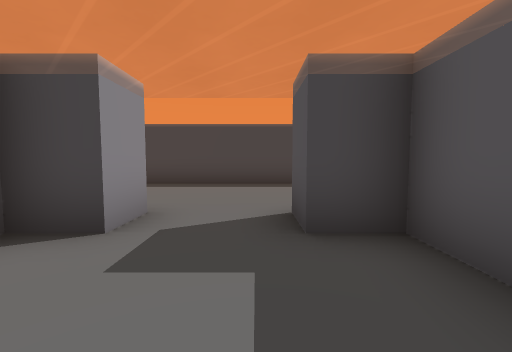
[1] (above)

23 first-person views from a walk through a scene from a Unity 3-D project. The camera is 1.5 m above the floor, tilts 4° down and sees 90° across. Doors are open. The floor is counted in squares, 2 m on a side. Each view is taken from the middle of a square. On the plan, view 1 faces up. The plan holds only what a view shows up to about 9 squares ahead; the rest is blank. The place goes on beyond the plan. The player character is not drawn.

[2]
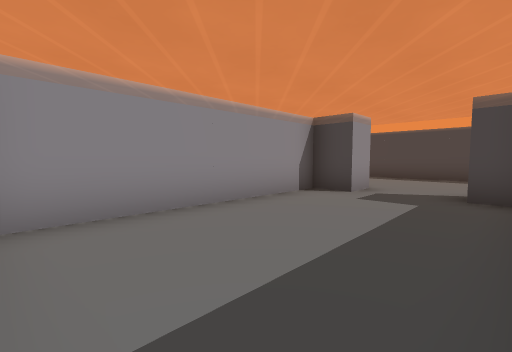

[3]
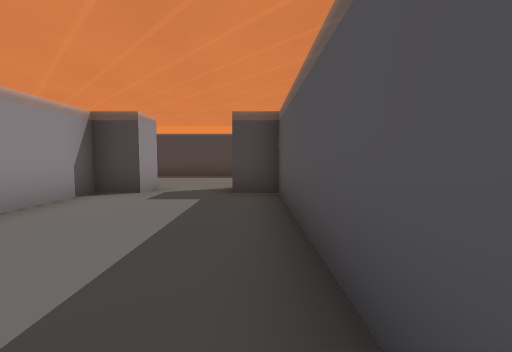

[4]
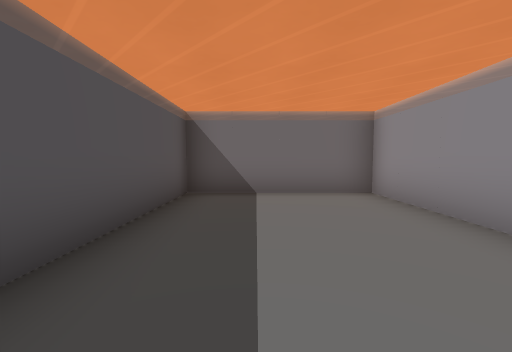

[5]
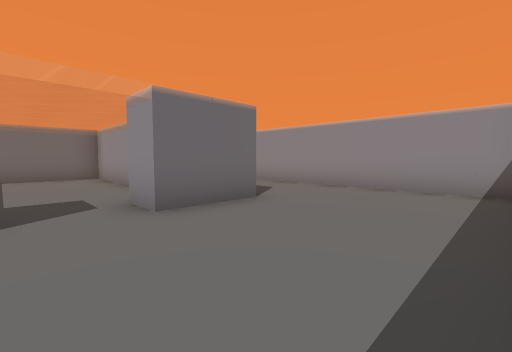

[6]
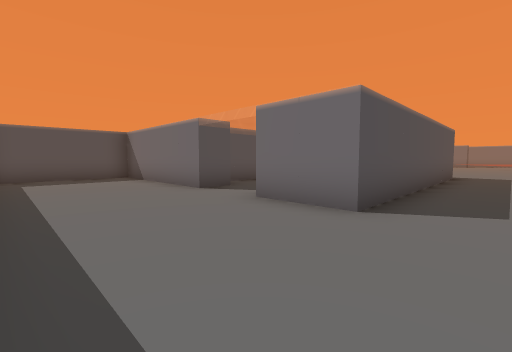

[7]
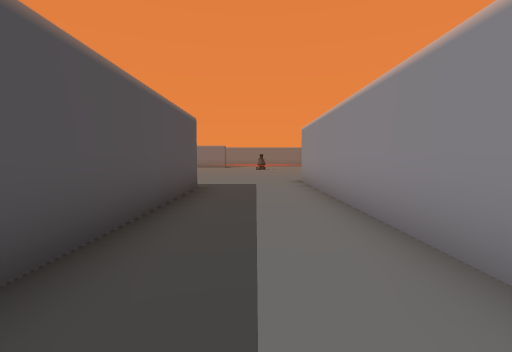

[8]
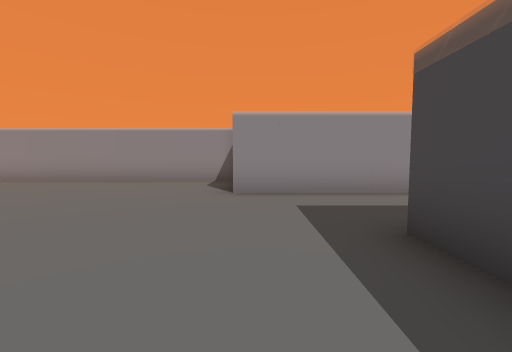

[9]
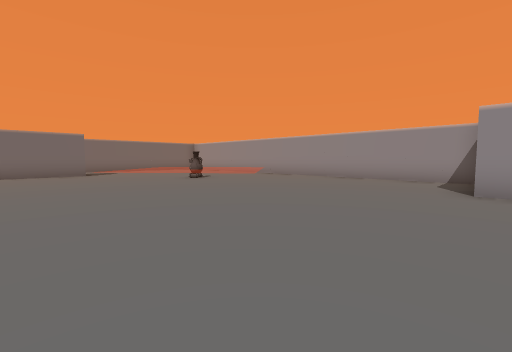

[10]
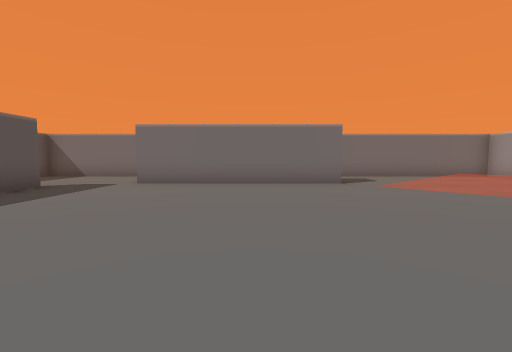

[11]
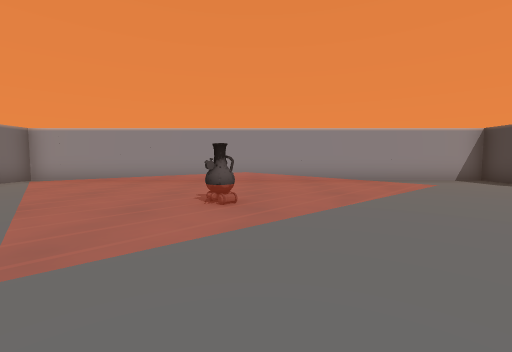

[12]
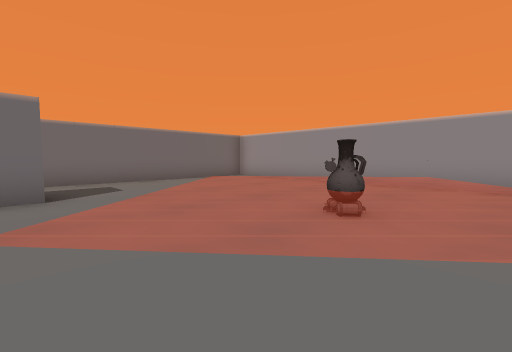

[13]
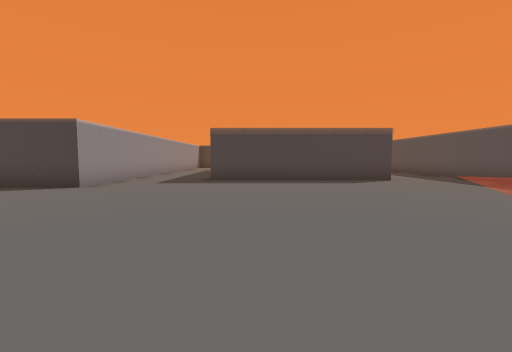

[14]
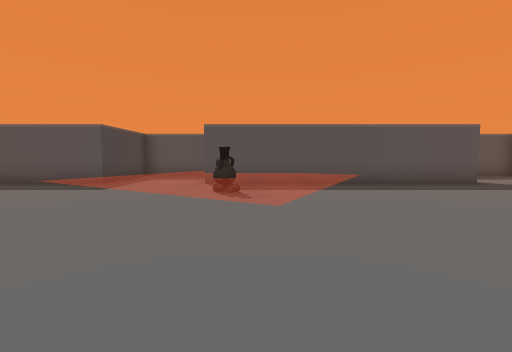

[15]
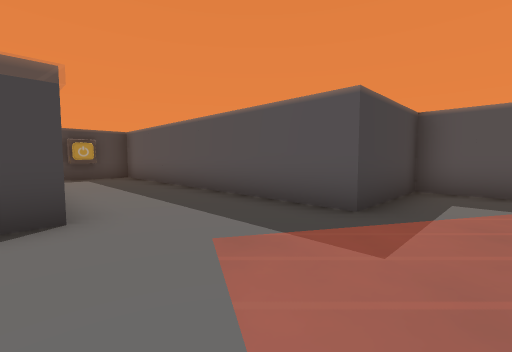

[16]
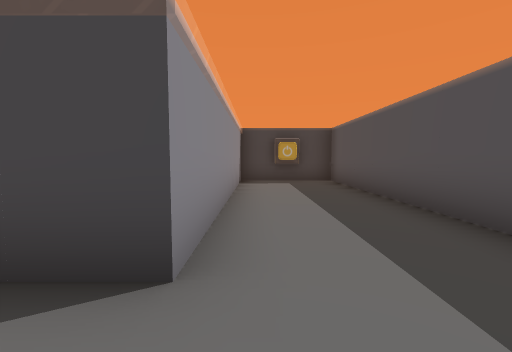

[17]
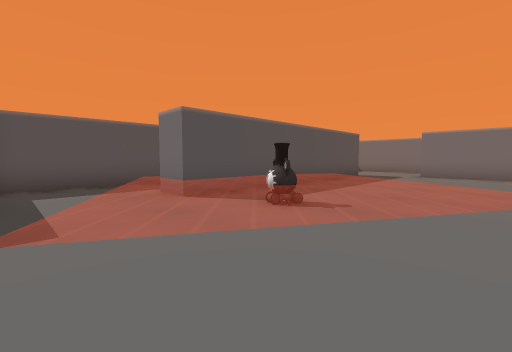

[18]
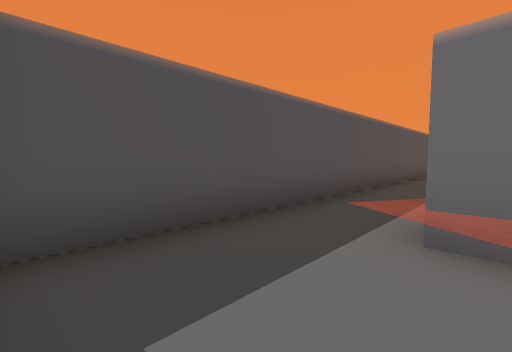

[19]
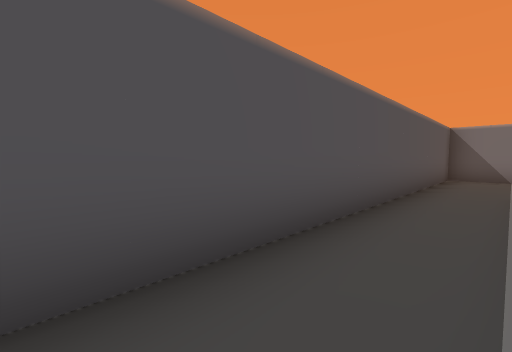

[20]
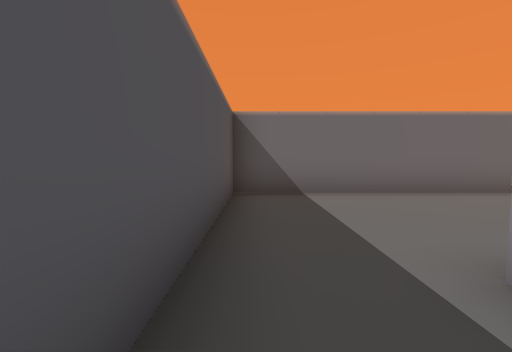

[21]
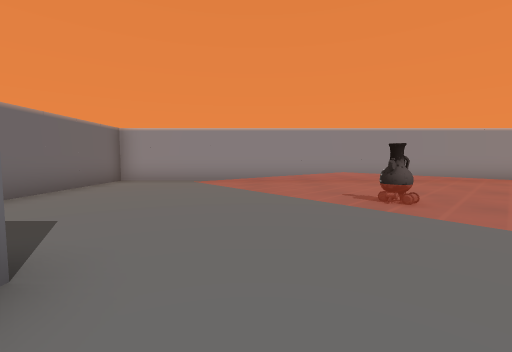

[22]
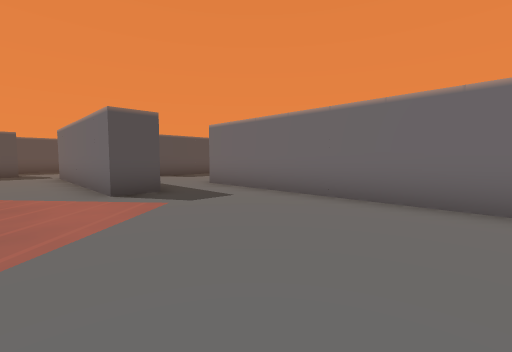

[23]
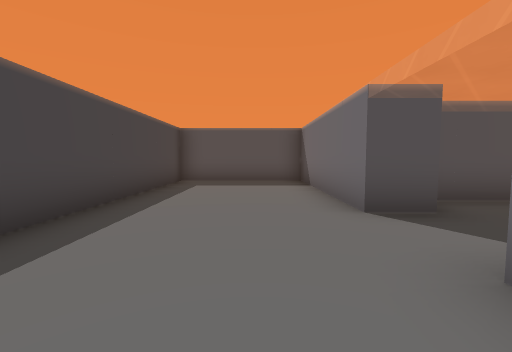

### Floor plan
Key: @ floor where view 1 was taken; # wall or solid block; . floor; D open door; = window, fence, low wall or low ledge; ^ raised ledge.
Columns run from 10 left of view 1 to 9 right of it. Each row starts with its distance up from view 1.
  8        ##########
  7    #............#
  6    #............#
  5    #............#
  4    #............#
  3    #...==DD==####
  2    #...=....=...#
  1    #...=....=...#
  0    #...=..@.=...#
 -1    #...=....=...#
 -2    #...=....=...#
 -3    #...=....=...#
 -4    #...======...#
 -5    #............#
 -6 ####............####
 -7 #............^.....#
 -8 #............ ^....#
 -9 #...........^   ^..#
-10 #..........^  ^ ^^.#
-11 #..........^  ^ #..#
-12 #...^^......^   #..#
-13 #..^  ^.......^^#..#
-14 #.^ ^^ ^........#..#
-15 #.^ ^^  ^.......#..#
-16 #..^  ^.........#..#
-17 #...^^..........#..#
-18 #...^..............#
-19 #.......######.....#
-20 #.........    .....#
-21 #.........   ......#
-22 #########.   #######

Positions as (right, up) in squares from view 1, and headings:
1: (0, 0), facing up
2: (1, -3), facing up-left
3: (1, -3), facing up
4: (0, 2), facing down
5: (0, 7), facing down-left
6: (-5, 7), facing down-right
7: (-5, 2), facing down
8: (-1, -6), facing left
9: (0, -6), facing down-left
10: (0, -11), facing down
11: (-1, -14), facing left
12: (-2, -13), facing down-left
13: (-2, -13), facing up
14: (-2, -11), facing right
15: (2, -8), facing up-right
16: (3, -6), facing up
17: (1, -7), facing down-right
18: (6, -7), facing down-right
19: (7, -11), facing down-right
20: (8, -16), facing down
21: (-1, -17), facing left
22: (-8, -17), facing down-right
23: (-3, 5), facing right
